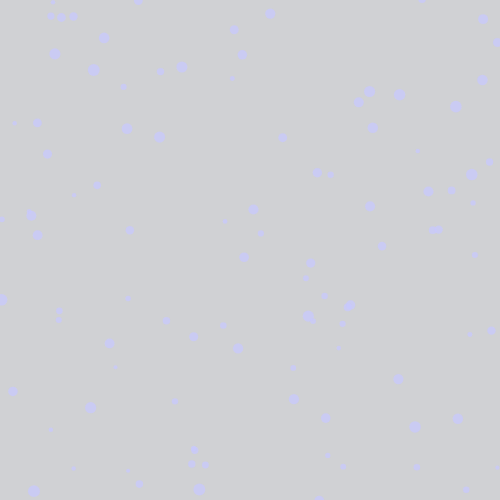
Frame 1 (no input)
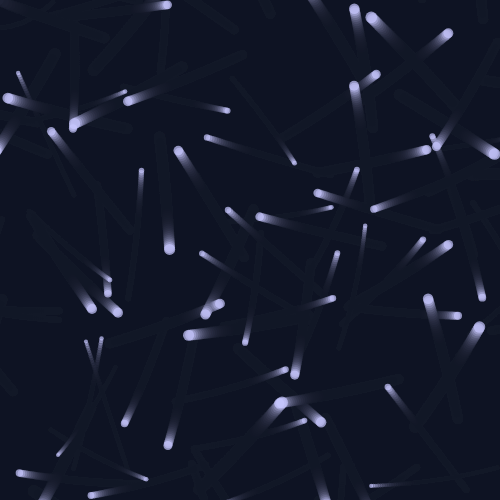
Frame 60 (no input)
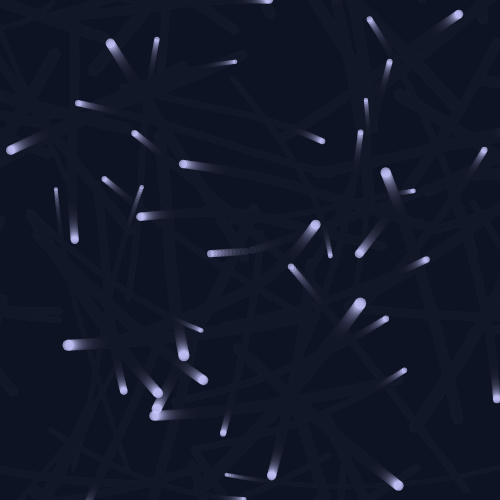
Frame 120 (the mouse pressed at the canvas centre since frame 60)

The p5.js sketch that drew these frames (run headless with seeded random() and noise() and a simulated clock; from frame 60 on, the mouse is pressed at the canvas centre):

// p5.js sketch
// ── sketch.js
let particles = [];

function setup() {
  createCanvas(500, 500);
  for (let i = 0; i < 100; i++) {
    particles.push(new Particle(random(width), random(height)));
  }
}

function draw() {
  background(20, 25, 40, 50);

  for (let p of particles) {
    let mouse = createVector(mouseX, mouseY);
    let force = p5.Vector.sub(mouse, p.pos);
    let distance = constrain(force.mag(), 5, 100);
    force.normalize();
    let strength = 100 / (distance * distance);
    force.mult(strength);

    p.applyForce(force);
    p.update();
    p.show();
  }
}

class Particle {
  constructor(x, y) {
    this.pos = createVector(x, y);
    this.vel = p5.Vector.random2D().mult(2);
    this.acc = createVector(0, 0);
    this.mass = random(1, 3);
  }

  applyForce(force) {
    let f = p5.Vector.div(force, this.mass);
    this.acc.add(f);
  }

  update() {
    this.vel.add(this.acc);
    this.pos.add(this.vel);
    this.acc.mult(0);
  }

  show() {
    noStroke();
    fill(200, 200, 255, 180);
    ellipse(this.pos.x, this.pos.y, this.mass * 4);
  }
}
